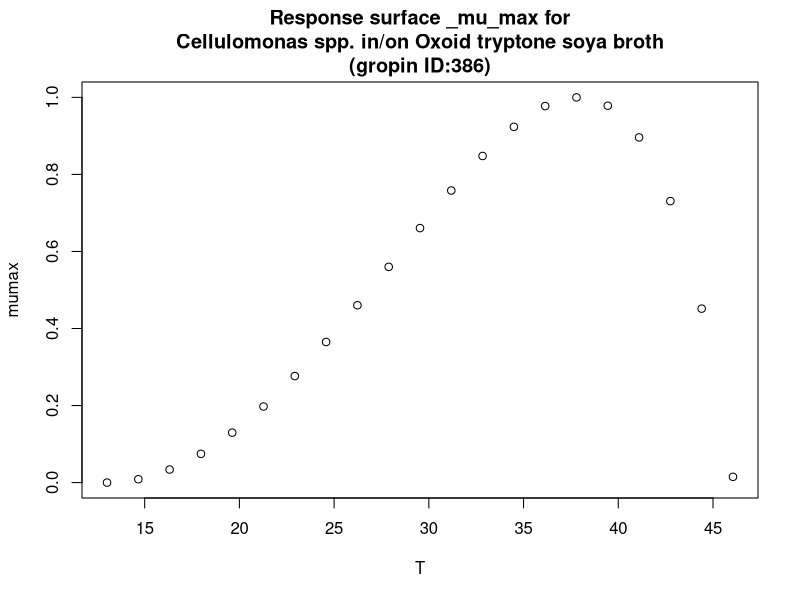

This figure's R source:
#############################
# start of Parameter script
#############################
T <- seq(13.013,46.0539460539461,length.out=21)
#############################
# end of Parameter script
#############################
############################# 
# start of Model script Gropin ID 386 
#############################
 
# constant coefficients for this model
 
variables <- data.frame(T)
argumentsPar <- unique.data.frame(expand.grid(variables))
 
# heart of the model
response_surface <- function(T) {
   mumax <-(1*(T-46.1)*((T-13)^2))/((37.9-13)*((37.9-13)*(T-37.9)-(37.9-46.1)*(37.9+13-2*T)))

	return(mumax=mumax)
} 

# output parameters
responseSurface <- cbind(argumentsPar,response_surface(argumentsPar['T']))
colnames(responseSurface) <- c(colnames(argumentsPar),'mumax')
#############################
# End of Model script
#############################
############################# 
# start of Visualisation script Gropin ID 386 
#############################
titleText <-'Response surface _mu_max for
Cellulomonas spp. in/on Oxoid tryptone soya broth
(gropin ID:386)'
plot(T,responseSurface$'mumax',xlab='T',
                          ylab='mumax',main=titleText)
#############################
# End of Visualisation script
#############################
